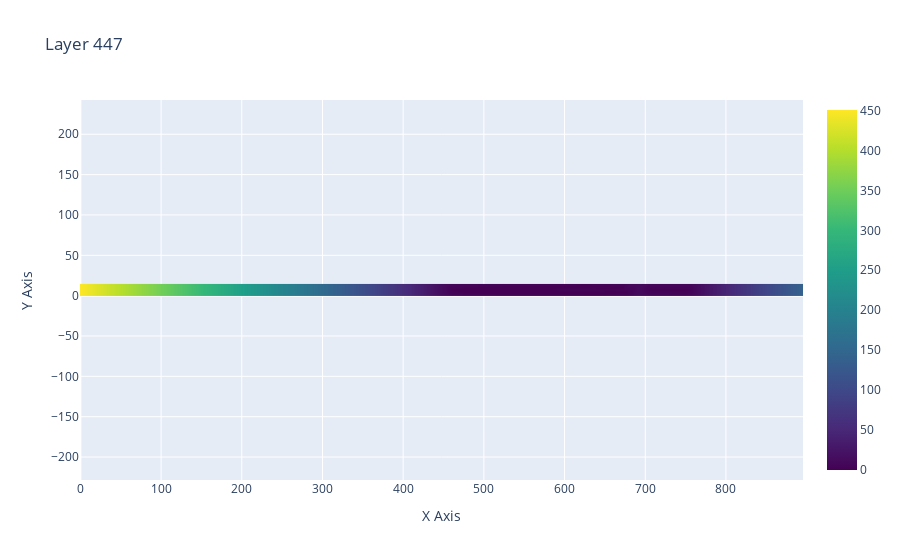
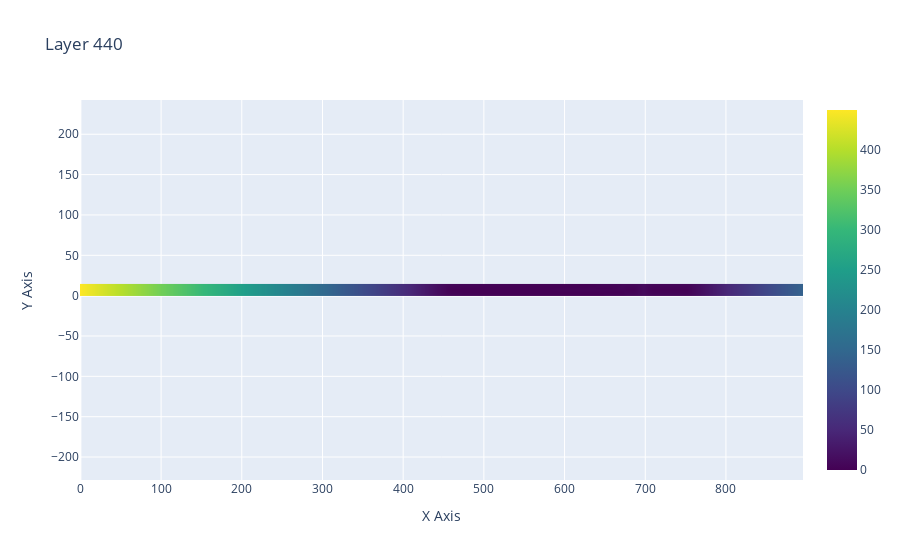
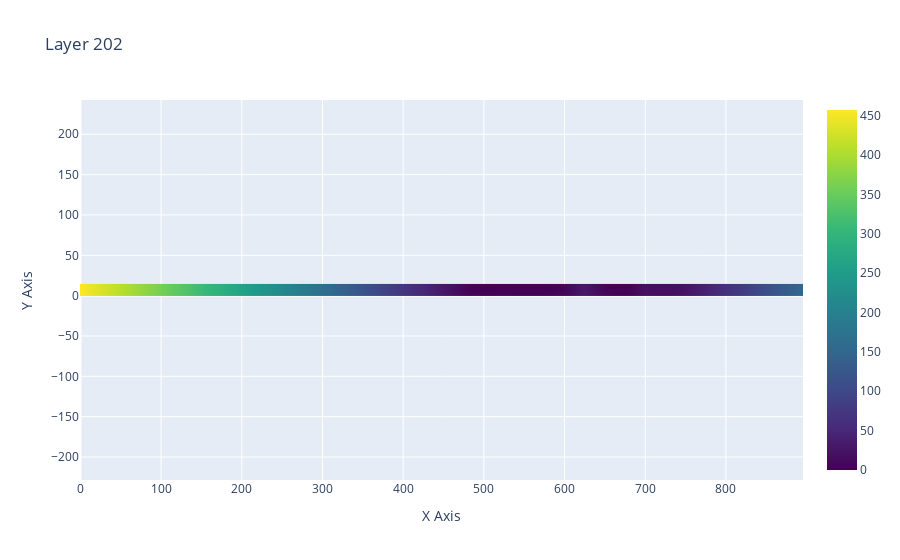
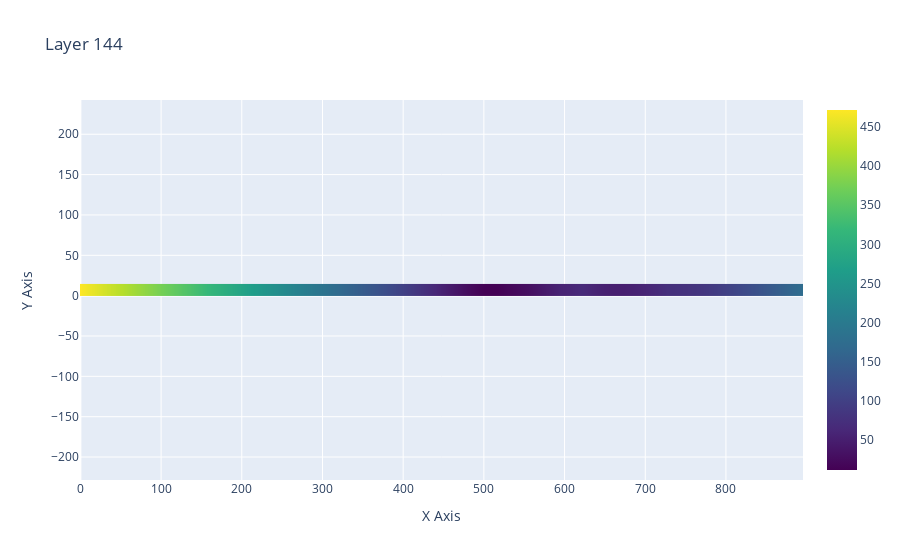

Source (notebook cell) for these figures, in order:
### Code cell
from DistanceMap import *

distance_map = create_distance_map(segmentation_map)
# Visualize the distance map in 2D with an interactive slider
interactive_plot = visualize_distance_map(distance_map)
interactive_plot

### Figure 1 — Plotly figure (JSON) as saved in the notebook; plotly's stock layout.template omitted (floating-point values rounded to 4 significant figures; data arrays with more than 128 entries replaced by an {"elided": "..."} marker saying what was removed)
{"data": [{"colorscale": [[0, "#440154"], [0.1111, "#482878"], [0.2222, "#3e4989"], [0.3333, "#31688e"], [0.4444, "#26828e"], [0.5556, "#1f9e89"], [0.6667, "#35b779"], [0.7778, "#6ece58"], [0.8889, "#b5de2b"], [1, "#fde725"]], "type": "heatmap", "z": {"elided": "15x896 float values"}}], "layout": {"title": {"text": "Layer 447"}, "xaxis": {"scaleanchor": "y", "scaleratio": 1, "title": {"text": "X Axis"}}, "yaxis": {"scaleanchor": "x", "scaleratio": 1, "title": {"text": "Y Axis"}}}}

### Figure 2 — Plotly figure (JSON) as saved in the notebook; plotly's stock layout.template omitted (floating-point values rounded to 4 significant figures; data arrays with more than 128 entries replaced by an {"elided": "..."} marker saying what was removed)
{"data": [{"colorscale": [[0, "#440154"], [0.1111, "#482878"], [0.2222, "#3e4989"], [0.3333, "#31688e"], [0.4444, "#26828e"], [0.5556, "#1f9e89"], [0.6667, "#35b779"], [0.7778, "#6ece58"], [0.8889, "#b5de2b"], [1, "#fde725"]], "type": "heatmap", "z": {"elided": "15x896 float values"}}], "layout": {"title": {"text": "Layer 440"}, "xaxis": {"scaleanchor": "y", "scaleratio": 1, "title": {"text": "X Axis"}}, "yaxis": {"scaleanchor": "x", "scaleratio": 1, "title": {"text": "Y Axis"}}}}

### Figure 3 — Plotly figure (JSON) as saved in the notebook; plotly's stock layout.template omitted (floating-point values rounded to 4 significant figures; data arrays with more than 128 entries replaced by an {"elided": "..."} marker saying what was removed)
{"data": [{"colorscale": [[0, "#440154"], [0.1111, "#482878"], [0.2222, "#3e4989"], [0.3333, "#31688e"], [0.4444, "#26828e"], [0.5556, "#1f9e89"], [0.6667, "#35b779"], [0.7778, "#6ece58"], [0.8889, "#b5de2b"], [1, "#fde725"]], "type": "heatmap", "z": {"elided": "15x896 float values"}}], "layout": {"title": {"text": "Layer 202"}, "xaxis": {"scaleanchor": "y", "scaleratio": 1, "title": {"text": "X Axis"}}, "yaxis": {"scaleanchor": "x", "scaleratio": 1, "title": {"text": "Y Axis"}}}}

### Figure 4 — Plotly figure (JSON) as saved in the notebook; plotly's stock layout.template omitted (floating-point values rounded to 4 significant figures; data arrays with more than 128 entries replaced by an {"elided": "..."} marker saying what was removed)
{"data": [{"colorscale": [[0, "#440154"], [0.1111, "#482878"], [0.2222, "#3e4989"], [0.3333, "#31688e"], [0.4444, "#26828e"], [0.5556, "#1f9e89"], [0.6667, "#35b779"], [0.7778, "#6ece58"], [0.8889, "#b5de2b"], [1, "#fde725"]], "type": "heatmap", "z": {"elided": "15x896 float values"}}], "layout": {"title": {"text": "Layer 144"}, "xaxis": {"scaleanchor": "y", "scaleratio": 1, "title": {"text": "X Axis"}}, "yaxis": {"scaleanchor": "x", "scaleratio": 1, "title": {"text": "Y Axis"}}}}
